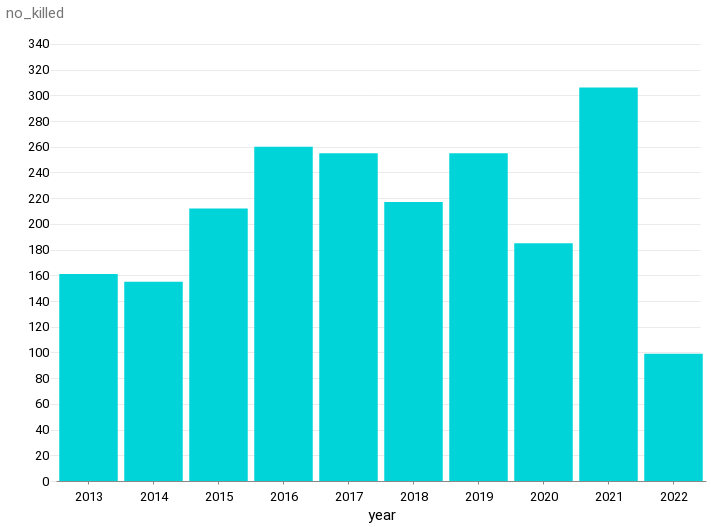

This figure's notebook cell:
### Code cell
alt.Chart(mass_killings_grouped).mark_bar().encode(
    x="year:O", y="no_killed"
).properties(width=650)

### Figure 1 — Vega-Lite specification as saved in the notebook (floating-point values rounded to 4 significant figures)
{"config": {"view": {"width": 800, "height": 450, "strokeOpacity": 0}, "background": "#ffffff", "title": {"anchor": "start", "font": "Summit Sans", "fontColor": "palette[\"black\"]", "fontSize": 18, "fontWeight": "normal"}, "arc": {"fill": "#00d4d8"}, "area": {"fill": "#00d4d8"}, "line": {"stroke": "#00d4d8", "strokeWidth": 3}, "path": {"stroke": "#00d4d8"}, "rect": {"fill": "#00d4d8"}, "shape": {"stroke": "#00d4d8"}, "bar": {"fill": "#00d4d8"}, "point": {"stroke": "#00d4d8"}, "symbol": {"fill": "#00d4d8", "size": 30}, "axis": {"titleFont": "Roboto", "titleFontSize": 15, "titleFontWeight": "normal", "labelFont": "Roboto, sans", "labelFontSize": 13, "labelFontWeight": "normal"}, "axisX": {"labelAngle": 0, "labelPadding": 6, "tickSize": 3, "grid": false}, "axisY": {"labelBaseline": "middle", "maxExtent": 45, "minExtent": 45, "titleAlign": "left", "titleAngle": 0, "titleX": -45, "titleY": -11, "domainOpacity": 0, "gridWidth": 0.6, "gridColor": "#dddddd", "offset": 6, "tickSize": 0, "titleColor": "#767676"}, "legend": {"titleFont": "Roboto", "titleFontSize": 15, "titleFontWeight": "normal", "symbolType": "square", "labelFont": "Roboto, sans", "labelFontSize": 13}, "range": {"category": ["#005f66", "#e37e2d", "#d64a3b", "#76b0ef", "#c1bc40"], "diverging": ["#e68a4f", "#f4bb6a", "#f9e39c", "#dadfe2", "#a6b7c6", "#849eae"], "heatmap": ["#7ff6f6", "#00eeef", "#00d4d8", "#00abb2", "#00848b", "#fbf2c7", "#00363d"], "ordinal": ["#7ff6f6", "#00eeef", "#00d4d8", "#00abb2", "#00848b", "#fbf2c7", "#00363d"], "ramp": ["#7ff6f6", "#00eeef", "#00d4d8", "#00abb2", "#00848b", "#fbf2c7", "#00363d"]}}, "data": {"name": "data-ff627e61adcb34d0505be3c12f19d6d6"}, "mark": "bar", "encoding": {"x": {"field": "year", "type": "ordinal"}, "y": {"field": "no_killed", "type": "quantitative"}}, "width": 650, "$schema": "https://vega.github.io/schema/vega-lite/v4.17.0.json", "datasets": {"data-ff627e61adcb34d0505be3c12f19d6d6": [{"year": 2022, "count": 18, "no_killed": 99, "no_injured": 47, "total": 146, "deaths_per_incident": 5.5}, {"year": 2021, "count": 77, "no_killed": 306, "no_injured": 173, "total": 479, "deaths_per_incident": 3.97}, {"year": 2020, "count": 47, "no_killed": 185, "no_injured": 63, "total": 248, "deaths_per_incident": 3.94}, {"year": 2019, "count": 54, "no_killed": 255, "no_injured": 172, "total": 427, "deaths_per_incident": 4.72}, {"year": 2018, "count": 48, "no_killed": 217, "no_injured": 110, "total": 327, "deaths_per_incident": 4.52}, {"year": 2017, "count": 45, "no_killed": 255, "no_injured": 517, "total": 772, "deaths_per_incident": 5.67}, {"year": 2016, "count": 54, "no_killed": 260, "no_injured": 142, "total": 402, "deaths_per_incident": 4.81}, {"year": 2015, "count": 46, "no_killed": 212, "no_injured": 112, "total": 324, "deaths_per_incident": 4.61}, {"year": 2014, "count": 40, "no_killed": 155, "no_injured": 65, "total": 220, "deaths_per_incident": 3.88}, {"year": 2013, "count": 38, "no_killed": 161, "no_injured": 54, "total": 215, "deaths_per_incident": 4.24}]}}
